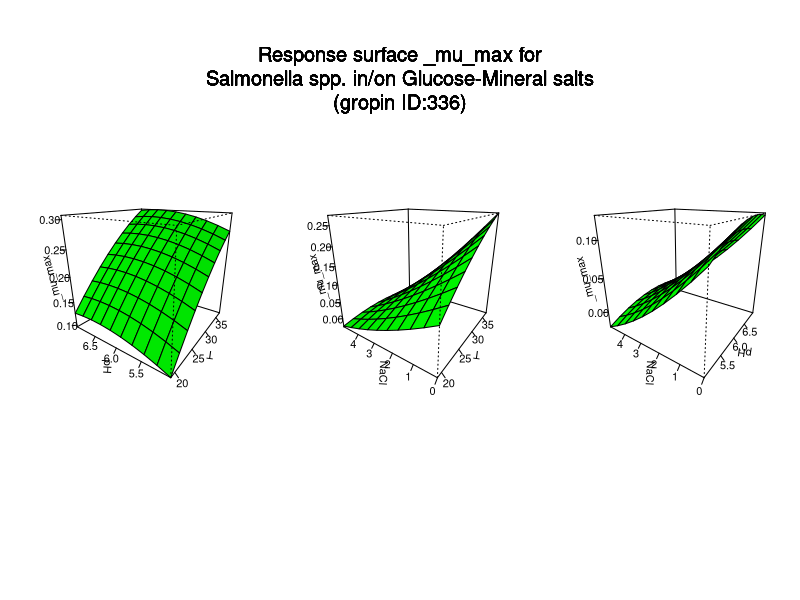

This chart was generated by the following R code:
#############################
# start of Parameter script
#############################
T <- seq(19.019,36.963036963037,length.out=10)
pH <- seq(5.005,6.99300699300699,length.out=10)
NaCl <- seq(0,4.995004995005,length.out=10)
#############################
# end of Parameter script
#############################
############################# 
# start of Model script Gropin ID 336 
#############################
 
# constant coefficients for this model
 
variables <- data.frame(T,pH,NaCl)
argumentsPar <- unique.data.frame(expand.grid(variables))
 
# heart of the model
response_surface <- function(T,pH,NaCl) {
   mumax <-(-0.797+0.009*NaCl+0.183*pH+0.021*T-0.001*NaCl*pH-0.002*NaCl*T+0.00001125*pH*T+0.002*(NaCl^2)-0.014*(pH^2)-0.0002*(T^2))

	return(mumax=mumax)
} 

# output parameters
responseSurface <- cbind(argumentsPar,response_surface(argumentsPar['T'],argumentsPar['pH'],argumentsPar['NaCl']))
colnames(responseSurface) <- c(colnames(argumentsPar),'mumax')
#############################
# End of Model script
#############################
############################# 
# start of Visualisation script Gropin ID 336 
#############################
titleText <-'Response surface _mu_max for
Salmonella spp. in/on Glucose-Mineral salts
(gropin ID:336)'
argPar1 <- unique.data.frame(expand.grid(T,pH))
argPar2 <- unique.data.frame(expand.grid(T,NaCl))
argPar3 <- unique.data.frame(expand.grid(pH,NaCl))
z1 <- matrix(unlist(response_surface(T = argPar1[1],pH = argPar1[2],NaCl = NaCl[1])),nrow=10)
z2 <- matrix(unlist(response_surface(T = argPar2[1],NaCl = argPar2[2],pH = pH[1])),nrow=10)
z3 <- matrix(unlist(response_surface(pH = argPar3[1],NaCl = argPar3[2],T = T[1])),nrow=10)
# adding precaution if response surface is zero
myZLim1 <- range(z1)
if(myZLim1[1] == myZLim1[2]) myZLim1[2] <- myZLim1[2]+1
myZLim2 <- range(z2)
if(myZLim2[1] == myZLim2[2]) myZLim2[2] <- myZLim2[2]+1
myZLim3 <- range(z3)
if(myZLim3[1] == myZLim3[2]) myZLim3[2] <- myZLim3[2]+1
if(length(T)>1 & length(pH)>1 & length(NaCl)>1) {
	par(mfrow = c(1,3))
	persp(T,pH,z1,col = 'green',xlab='T',ylab='pH',zlab='_mu_max',zlim=myZLim1,theta=305,phi=20,shade=0.25,ticktype = 'detailed')
	persp(T,NaCl,z2,col = 'green',xlab='T',ylab='NaCl',zlab='_mu_max',zlim=myZLim2,theta=305,phi=20,shade=0.25,ticktype = 'detailed')
	persp(pH,NaCl,z3,col = 'green',xlab='pH',ylab='NaCl',zlab='_mu_max',zlim=myZLim3,theta=305,phi=20,shade=0.25,ticktype = 'detailed')
	mtext(titleText,outer=T,  cex=1.2, line=-8.5, side=3)
} else {
		myPars <- unique.data.frame(expand.grid(T,pH,NaCl))
		myZ <-matrix(unlist(response_surface(myPars[,1],myPars[,2],myPars[,3])),nrow=10)
		myZLim <- range(myZ)
if(myZLim[1] == myZLim[2]) myZLim[2] <- myZLim[2]+1
	if(length(NaCl)==1) {
		persp(T,pH,myZ,col = 'green',xlab='T',ylab='pH',zlab='_mu_max',main=titleText,sub=paste('other variable: NaCl =',round(NaCl,digits = 2)),zlim=myZLim,theta=305,phi=20,shade=0.25,ticktype = 'detailed')
	}
	if(length(pH)==1) {
		persp(T,NaCl,myZ,col = 'green',xlab='T',ylab='NaCl',zlab='_mu_max',main=titleText,sub=paste('other variable: pH =',round(pH,digits = 2)),zlim=myZLim,theta=305,phi=20,shade=0.25,ticktype = 'detailed')
	}
	if(length(T)==1) {
		persp(pH,NaCl,myZ,col = 'green',xlab='pH',ylab='NaCl',zlab='_mu_max',main=titleText,sub=paste('other variable: T =',round(T,digits = 2)),zlim=myZLim,theta=305,phi=20,shade=0.25,ticktype = 'detailed')
	}
}
#############################
# End of Visualisation script
#############################
